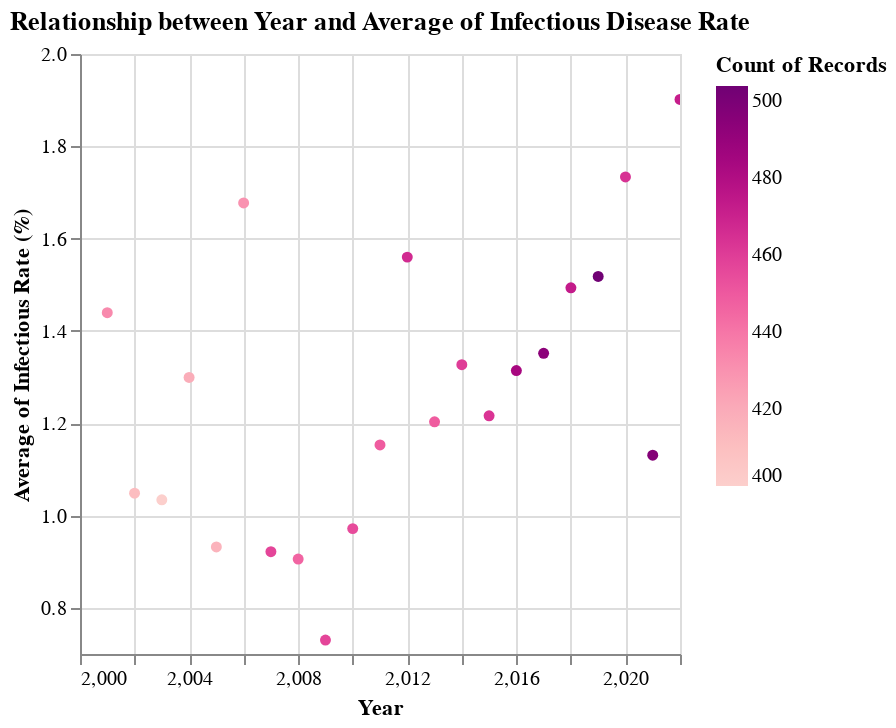

Write notebook code for a chart like this one.
### Markdown cell above
### Average of Infectious Disease Rate Progression

### Code cell
DeepnoteChart(infec_no_sex, """{"layer":[{"layer":[{"mark":{"clip":true,"type":"circle","tooltip":true},"encoding":{"x":{"sort":null,"type":"quantitative","field":"Year","scale":{"type":"linear","zero":false},"format":{"type":"default","decimals":null},"formatType":"numberFormatFromNumberType"},"y":{"axis":{"title":"Average of Infectious Rate (%)"},"sort":null,"type":"quantitative","field":"Rate","scale":{"type":"linear","zero":false},"format":{"type":"default","decimals":null},"aggregate":"average","formatType":"numberFormatFromNumberType"},"color":{"sort":null,"type":"quantitative","scale":{"scheme":"redpurple"},"aggregate":"count"}}}]}],"title":"Relationship between Year and Average of Infectious DiseaseRate","config":{"legend":{}},"$schema":"https://vega.github.io/schema/vega-lite/v5.json","encoding":{}}""")

### Figure 1 — Vega-Lite specification as saved in the notebook (floating-point values rounded to 4 significant figures; data arrays with more than 128 entries replaced by an {"elided": "..."} marker saying what was removed)
{"$schema": "https://vega.github.io/schema/vega-lite/v5.json", "encoding": {}, "layer": [{"layer": [{"mark": {"type": "circle", "tooltip": true, "clip": true}, "encoding": {"x": {"field": "Year", "type": "quantitative", "sort": null, "scale": {"zero": false, "type": "linear"}, "formatType": "numberFormatFromNumberType", "format": {"type": "default", "decimals": null}}, "y": {"field": "Rate", "type": "quantitative", "aggregate": "average", "sort": null, "axis": {"title": "Average of Infectious Rate (%)"}, "scale": {"zero": false, "type": "linear"}, "formatType": "numberFormatFromNumberType", "format": {"type": "default", "decimals": null}}, "color": {"type": "quantitative", "aggregate": "count", "sort": null, "scale": {"scheme": "redpurple"}}}}]}], "title": "Relationship between Year and Average of Infectious Disease Rate", "config": {"legend": {}}, "data": {"values": {"elided": "10000 records"}}}
